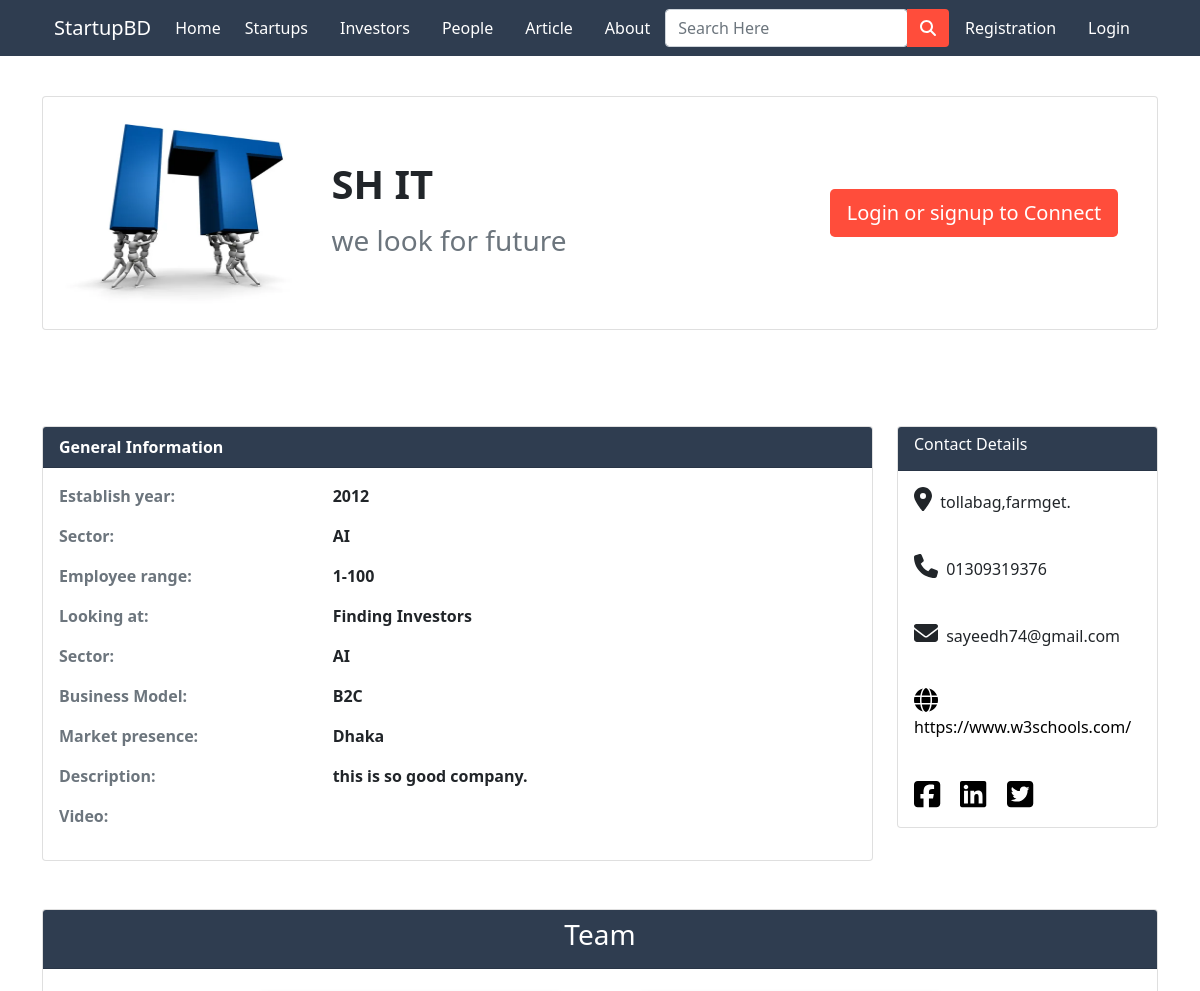
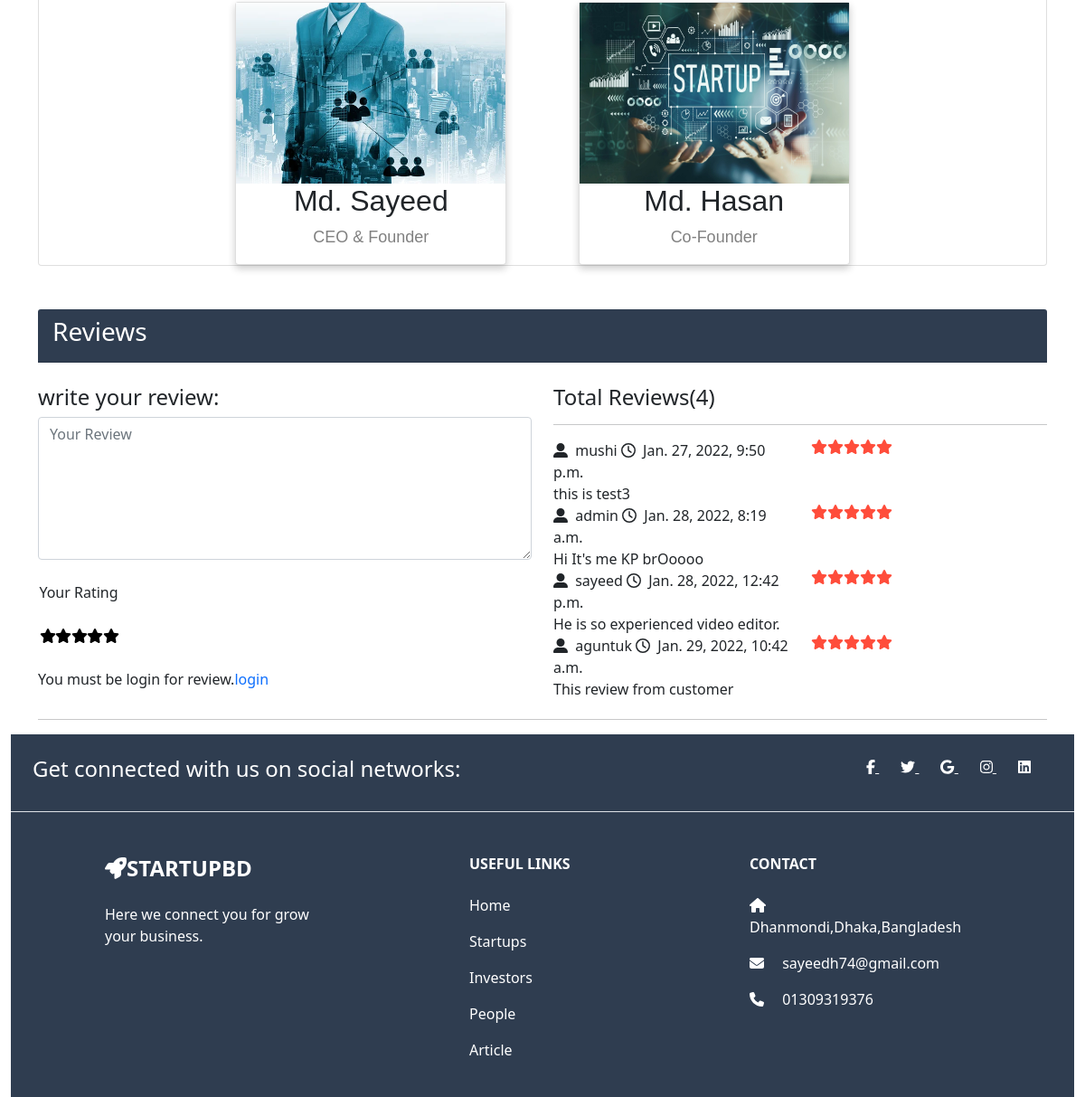
Screenshot of /startup-profile/1/ with the database file from the repository (2 pictures, top to bottom).
### app/models.py (models this page shows, shortened)
class StartupInfo(models.Model):
  user = models.ForeignKey(User, on_delete = models.CASCADE)
  name = models.CharField(max_length=100, null=True, blank=True)
  company_name = models.CharField(max_length=100, null=True, blank=True)
  title = models.CharField(max_length=100,blank=True,null=True)
  email = models.EmailField(max_length=100, null=True, blank=True)
  mobile = models.CharField(max_length=50, null=True, blank=True)
  logo = models.ImageField(upload_to='images/',null=True,blank=True)
  establish_year = models.IntegerField(blank=True, null=True)
  business_model = models.CharField(max_length=100, choices=MODEL_CHOICES, blank=True,null=True)
  employee_range = models.CharField(max_length=100, blank=True, null=True)
  market_presence = models.CharField(max_length=100, choices=CITY_CHOICES, blank=True, null=True)
  looking_at = models.CharField(choices=LOOK_CHOICES,max_length=100, blank=True, null=True)
  sector = models.CharField(max_length=100,choices= SECTOR, blank=True, null=True)
  description = models.TextField(max_length=1000, blank=True, null=True)
  videofile = models.FileField(upload_to='videos/', default="Not availabe",null=True, blank=True)
  weblink = models.URLField( blank=True)
  facebook_link = models.URLField(blank=True)
  linkedin_link = models.URLField(blank=True)
  twitter_link = models.URLField(blank=True)
  location = models.CharField(max_length=100, null=True, blank=True)
  person1= models.CharField(max_length=100,choices=ROLE,blank=True,null=True)
  person1_name = models.CharField(max_length=50, blank=True, null=True)
  person1_image = models.ImageField(
      upload_to='images/', null=True, blank=True)
  person2 = models.CharField(max_length=100, choices=ROLE, blank=True, null=True)
  person2_name = models.CharField(max_length=50, blank=True, null=True)
  person2_image = models.ImageField(upload_to='images/', null=True, blank=True)

class ReviewRating(models.Model):
    startup = models.ForeignKey(StartupInfo, on_delete=models.CASCADE)
    user = models.ForeignKey(User, on_delete=models.CASCADE)
    review = models.TextField(max_length=500, blank=True)
    rating = models.IntegerField()
    status = models.BooleanField(default=True)
    created_at = models.DateTimeField(auto_now_add=True)
    updated_at = models.DateTimeField(auto_now=True)

class User(AbstractUser):
  is_customer = models.BooleanField(default=False)
  is_investor = models.BooleanField(default=False)
  is_startup = models.BooleanField(default=False)
  friends = models.ManyToManyField('User',blank=True)

### app/views.py (the view)
# urls.py: path('startup-profile/<int:pk>/', views.startup_profile, name='startup-profile'),
def startup_profile(request, pk):
  startup = StartupInfo.objects.get(pk=pk)
  reviews = ReviewRating.objects.filter(startup_id=startup.id, status=True)
  count = reviews.count()
  thread = ThreadModel.objects.filter(pk=pk)
  message_list = MessageModel.objects.filter(thread__pk__contains=pk)
  return render(request, 'app/startup_profile.html', {'startup': startup, 'reviews': reviews, 'count': count,'thrad':thread ,'message_list': message_list})

### app/templates/app/startup_profile.html (shortened to what this page needs)
{% extends 'app/base.html' %}
{% load static %}
{% block main-content %}
<div class="container my-5">
  <div class="row">
    <div class="col-md-12">
      <div class="card flex-row  mt-5">
        <div class="card-body row px-2 align-items-center">
          <div class="col-md-3">
            <img src="{{ startup.logo.url }}" width="100%" height="200px" alt="No images">
          </div>
          <div class="col-md-5">
            <h4 class="card-title">
              <h1><b>{{startup.company_name}}</b></h1>
            </h4>
            <p class="card-text">
            <h3 class="text-muted">{{startup.title}}</h3>
            </p>
          </div>
          {% if startup.user.pk == request.user.pk %}
          <div class="col-md-4 text-center">
            <div class="flex-row">
              <a href="{% url 'user-form' user.id %}" class="btn btn-lg" style="background-color: #FF4D3B; color: white;">Update Profile</a>
            </div>
          </div>
          {% elif request.user.is_authenticated %}
          <div class="col-md-4 text-center">
            <div class="flex-row">
              <a href="{% url 'thread' user.id %}" class="btn btn-lg" style="background-color: #FF4D3B; color: white;">Connect</a>
            </div>
          </div>
          {% else %}
          <div class="col-md-4 text-center">
            <div class="flex-row">
              <a href="{% url 'login' %}" class="btn btn-lg" style="background-color: #FF4D3B; color: white;">Login or signup to Connect</a>
            </div>
          </div>
          {% endif %}
        </div>
      </div>
    </div>
  </div>
</div> <br> <br>
<div class="container">
  <div class="row">
    <div class="col-md-9">
      <div class="card ">
        <div class="card-header" style="background-color: #2F3D50; color: white;"><b> General Information</b></div>
        <div class="card-body">
          <div class="row">
            <div class="col-4 text-muted">
              <p><b> Establish year:</b></p>
            </div>
            <div class="col-6">
              <p><b>{{startup.establish_year}}</b></p>
            </div>
          </div>
          <div class="row">
            <div class="col-4 text-muted">
              <p><b> Sector:</b></p>
            </div>
            <div class="col-6">
              <p><b>{{startup.sector}}</b></p>
            </div>
          </div>
          <div class="row">
            <div class="col-4 text-muted">
              <p><b> Employee range:</b></p>
            </div>
            <div class="col-6">
              <p><b>{{startup.employee_range}}</b></p>
            </div>
          </div>
          <div class="row">
            <div class="col-4 text-muted">
              <p><b>Looking at:</b></p>
            </div>
            <div class="col-6">
              <p><b>{{startup.looking_at}}</b></p>
            </div>
          </div>
          <div class="row">
            <div class="col-4 text-muted">
              <p><b> Sector:</b></p>
            </div>
            <div class="col-6">
              <p><b>{{startup.sector}}</b></p>
            </div>
          </div>
          <div class="row">
            <div class="col-4 text-muted">
              <p><b> Business Model:</b></p>
            </div>
            <div class="col-6">
              <p><b>{{startup.business_model}}</b></p>
            </div>
          </div>
          <div class="row">
            <div class="col-4 text-muted">
              <p><b> Market presence:</b></p>
            </div>
            <div class="col-6">
              <p><b>{{startup.market_presence}}</b></p>
            </div>
          </div>
          <div class="row">
            <div class="col-4 text-muted">
              <p><b> Description:</b></p>
            </div>
            <div class="col-6">
              <p><b>{{startup.description}}</b></p>
            </div>
          </div>
          <div class="row">
            <div class="col-4 text-muted">
              <p><b>Video:</b></p>
            </div>
            <div class="col-6">
            </div>
          </div>
        </div>
      </div>
    </div>
    <div class="col-md-3">
      <div class="card">
        <div class="card-header" style="background-color: #2F3D50; color: white;">
          <h6>Contact Details</h6>
        </div>
        <div class="card-body">
          <p><i style='font-size:24px' class='fas me-1'>&#xf3c5;</i> {{startup.location}}</p>
          <br>
          <p><i style="font-size:24px" class="fa me-1">&#xf095;</i> {{startup.mobile}}</p>
          <br>
          <p><i style="font-size:24px" class="fa me-1">&#xf0e0;</i> {{startup.email}}</p>
          <br>
          <p ><a href="{{startup.weblink}}" style="color: black; text-decoration: none;"><i style='font-size:24px' class='fas me-1'>&#xf0ac;</i> {{startup.weblink}}</a></p>
          <br>
         <a href="{{startup.facebook_link}}" id="link"><i class="fab fa-facebook-square fa-2x"></i></a>
        <a class="mx-3"id="link" href="{{startup.linkedin_link}}"><i class="fab fa-linkedin fa-2x"></i></a>
        <a href="{{startup.twitter_link}}" id="link"><i class="fab fa-twitter-square fa-2x"></i></a>
        </div>
      </div>
    </div>
  </div>
</div>
<br><br>
<div class="container">
  <div class="card">
    <div class="col-md-12">
      <div class="card-header" style="background-color: #2F3D50; color: white;">
        <center>
          <h3>Team</h3>
        </center>
      </div>
      <br>
      <div class="row align-items-center justify-content-center">
        <div class="col-md-4">
          <div class="card" id="card">
            <img src="{{ startup.person1_image.url  }}" alt="John" style="width:100%; height: 200px;">
            <h2>{{startup.person1_name}}</h2>
            <p class="title" id="title">{{startup.person1}}</p>
          </div>
        </div>
        <div class="col-md-4">
          <div class="card" id="card">
            <img src="{{ startup.person2_image.url }}"  alt="John"
              style="width:100%; height: 200px;">
            <h2>{{startup.person2_name}}</h2>
            <p class="title" id="title">{{startup.person2}}</p>
          </div>
        </div>
      </div>
    </div>
  </div>
</div>
<br><br>
<div class="container">
  <div class="row">
    <div class="col-md-12">
        <div class="card-header" style="background-color: #2F3D50; color: white;">
          <h3>Reviews</h3>
        </div>
        <br>
      </div>
    </div>
  </div>
<div class="container">
  <div class="row">
    <div class="col-md-6">
      <h4>write your review:</h4>
      <form action="{% url 'submit_review' startup.id %}" class="review-form" method="POST">
      <div class="form-group">
        <textarea class="form-control" name="review" id="exampleFormControlTextarea3" placeholder="Your Review" rows="6"></textarea>
      </div>
      <br>
      <div class="form-group">
        <div class="input rating">
          <div>Your Rating</div><br>
          <div class="rating">
            <input id="star-1" name="rating" type="radio" value="5" class="radio-btn hide" /><label for="star-1"><i class="fas fa-star"></i></label>
            <input id="star-2" name="rating" type="radio" value="4" class="radio-btn hide" /><label for="star-2"><i class="fas fa-star"></i></label>
            <input id="star-3" name="rating" type="radio" value="3" class="radio-btn hide" /><label for="star-3"><i class="fas fa-star"></i></label>
            <input id="star-4" name="rating" type="radio" value="2" class="radio-btn hide" /><label for="star-4"><i class="fas fa-star"></i></label>
            <input id="star-5" name="rating" type="radio" value="1" class="radio-btn hide" /><label for="star-5"><i class="fas fa-star"></i></label>
          </div>
        </div>
      </div>
      <br>
      {% if user.is_authenticated %}
      <button class="btn" type="submit" id="btn">Submit Review</button>
      {% else %}
      <p>You must be login for review.<span><a style="text-decoration: none;" href="{% url 'login' %}">login</a></span></p>
      {% endif %}
    </form>
    </div>
    <div class="col-md-6">
      <h4>Total Reviews({{count}})</h4>
      <hr>
      {% for review in reviews %}
      <div class="row">
        <div class="col-md-6">
          <div>
            <i class="fas fa-user-alt me-1"></i>
            {{review.user.username}}
            <i class="far fa-clock me-1"></i>
            {{review.created_at}}
          </div>
        </div>
        <div class="col-md-6 text-end">
            <i class="fa fa-star {% if review.rating > 0 %} checked {% endif %}" style="float: left;"></i>
            <i class="fa fa-star {% if review.rating > 1 %} checked {% endif %}" style="float: left;"></i>
            <i class="fa fa-star {% if review.rating > 2 %} checked {% endif %}" style="float: left;"></i>
            <i class="fa fa-star {% if review.rating > 3 %} checked {% endif %}" style="float: left;"></i>
            <i class="fa fa-star {% if review.rating > 4 %} checked {% endif %}" style="float: left;"></i>
        </div>
        <br>
        <div>
         {{review.review}}
      </div>
      </div>
      {% endfor %}
</div>
</div>
<hr>
</div>
{% endblock main-content %}

### app/templates/app/startup_profile.html (style rules this page uses)
#card { box-shadow: 0 4px 8px 0 rgba(0, 0, 0, 0.2); max-width: 300px; margin: auto; text-align: center; font-family: arial; }
#title { color: grey; font-size: 18px; }
#link { text-decoration: none; font-size: 15px; color: black; }
.checked { color: #FF4D3B; }
.rating { width: 90px; unicode-bidi: bidi-override; direction: rtl; text-align: center; position: relative; }
.rating > label { float: right; display: inline; padding: 0; margin: 0; position: relative; width: 1.1em; cursor: pointer; color: #000; }

### rows the page displays
StartupInfo: logo (picture), company_name "SH IT", title "we look for future", establish_year "2012", sector "AI", employee_range "1-100", looking_at "Finding Investors", business_model "B2C", market_presence "Dhaka", description "this is so good company.", location "tollabag,farmget.", mobile "01309319376", email "sayeedh74@gmail.com", weblink "https://www.w3schools.com/", person1_image (picture), person1_name "Md. Sayeed", person1 "CEO & Founder", person2_image (picture), person2_name "Md. Hasan", person2 "Co-Founder"
ReviewRating: user.username "mushi", created_at "Jan. 27, 2022, 9:50 p.m.", review "this is test3"
ReviewRating: user.username "admin", created_at "Jan. 28, 2022, 8:19 a.m.", review "Hi It's me KP brOoooo"
ReviewRating: user.username "sayeed", created_at "Jan. 28, 2022, 12:42 p.m.", review "He is so experienced video editor."
ReviewRating: user.username "aguntuk", created_at "Jan. 29, 2022, 10:42 a.m.", review "This review from customer"

### other values shown
{{ count }} "4"
